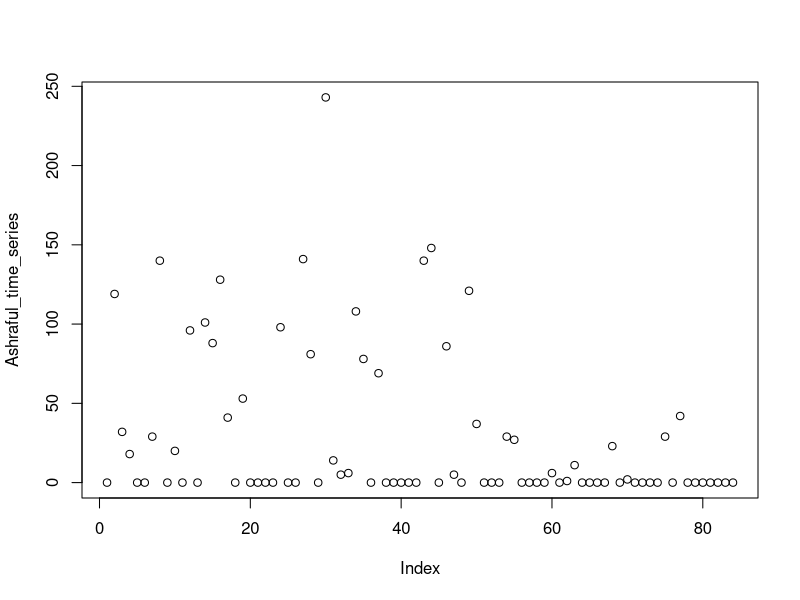
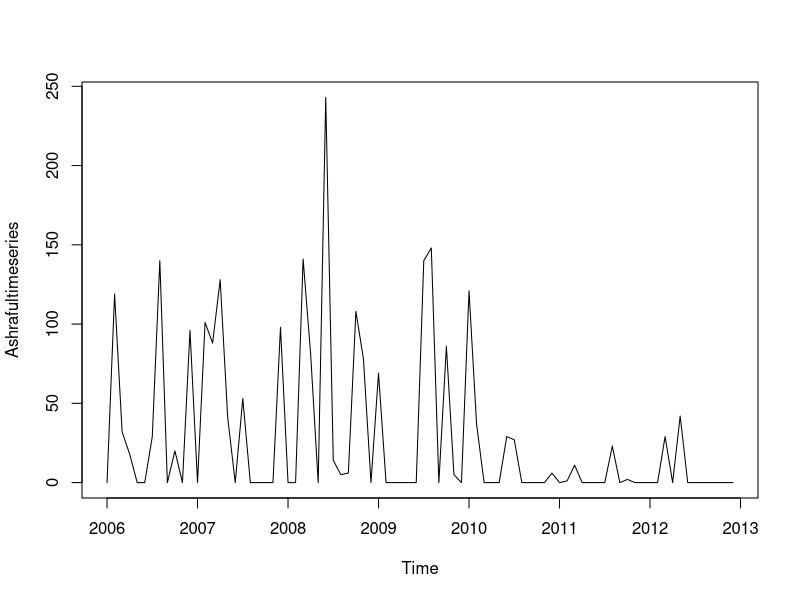
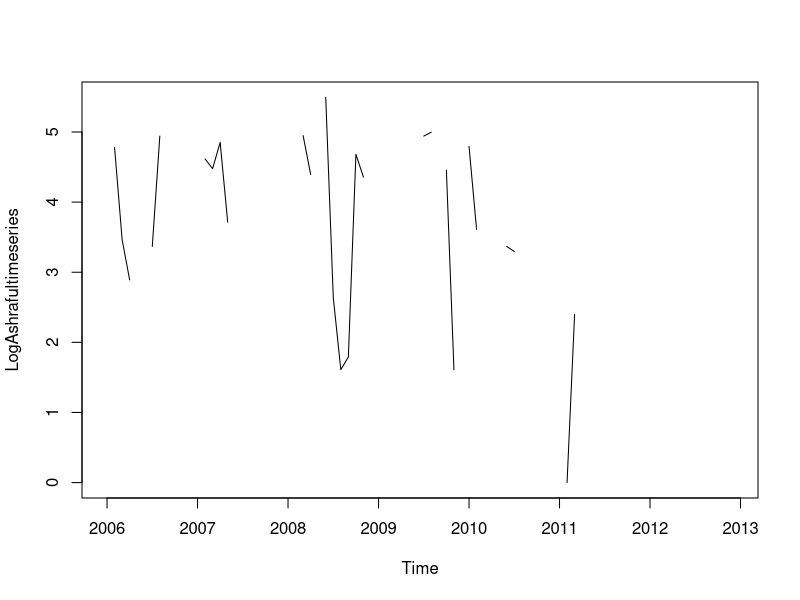
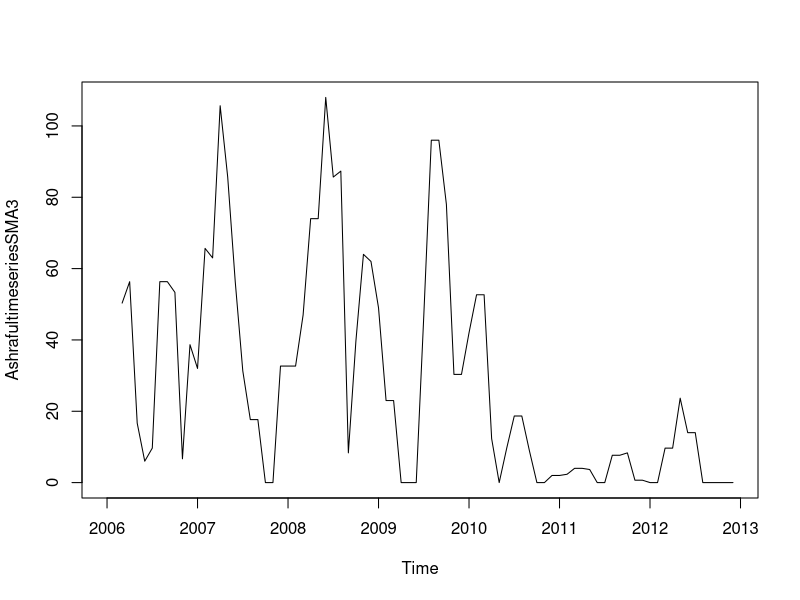
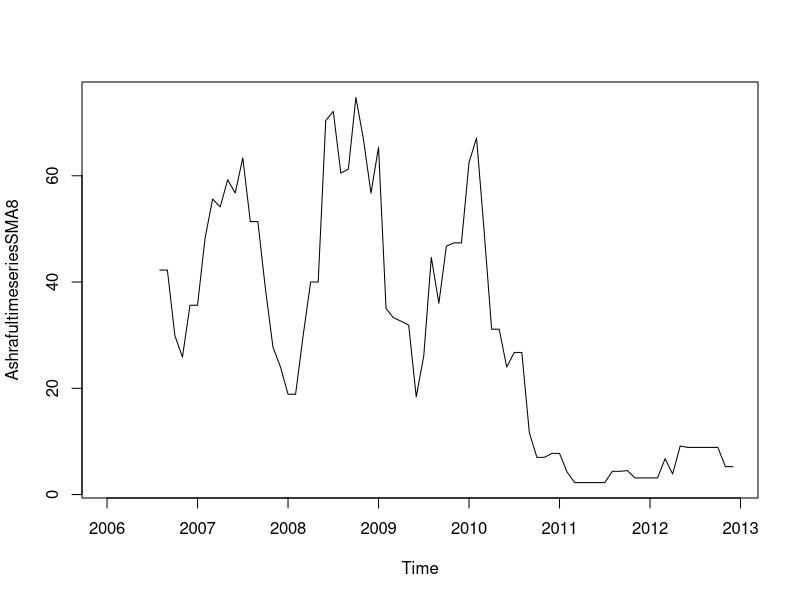
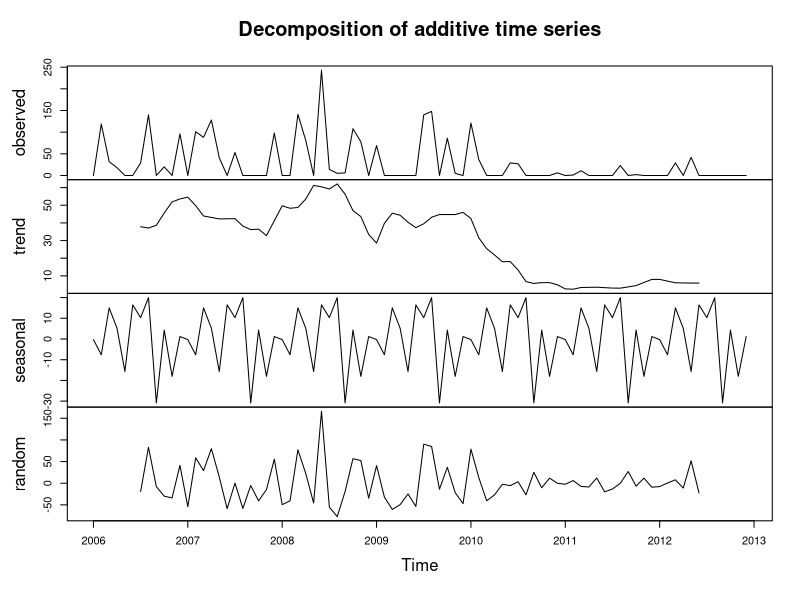
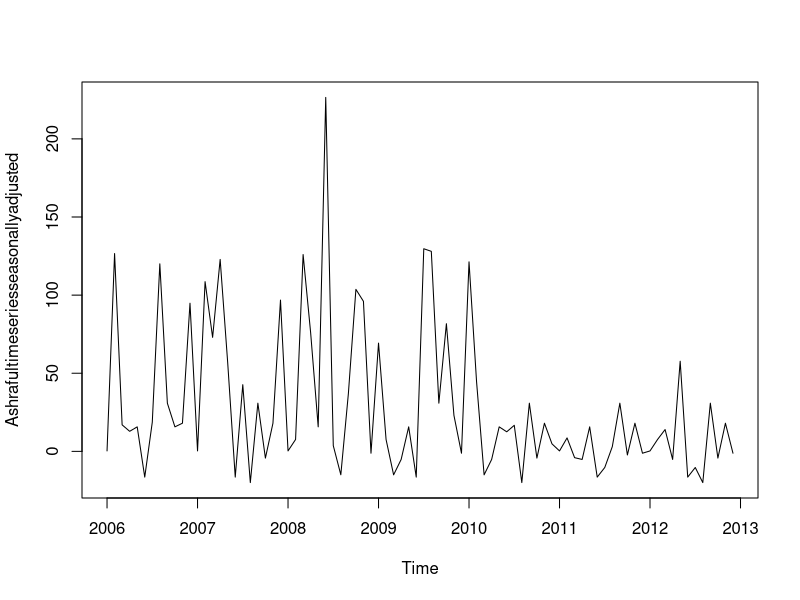

R code for these plots, in order:

#Plotting Time Series
Ashraful_time_series<- c(0,119,32,18,0,0,29,140,0,20,0,96,0,101,88,128,41,0,53,0,0,0,0,98,0,0,141,81,0,243,14,5,6,108,78,0,69,0,0,0,0,0,140,148,0,86,5,0,121,37,0,0,0,29,27,0,0,0,0,6,0,1,11,0,0,0,0,23,0,2,0,0,0,0,29,0,42,0,0,0,0,0,0,0)
print(Ashraful_time_series)
plot(Ashraful_time_series)

Ashrafultimeseries<- ts(Ashraful_time_series,start=c(2006,1),frequency = 12)
print(Ashrafultimeseries)
plot(Ashrafultimeseries)

LogAshrafultimeseries <- log(Ashrafultimeseries)
plot.ts(LogAshrafultimeseries)

#------Decomposing Time Series--------
#Decomposing Non-Seasonal Data

install.packages("TTR")
library(TTR)

AshrafultimeseriesSMA3 <- SMA(Ashrafultimeseries,n=3)
plot(AshrafultimeseriesSMA3)
AshrafultimeseriesSMA8 <- SMA(Ashrafultimeseries,n=8)
plot(AshrafultimeseriesSMA8)

#Decomposing Seasonal Data
Ashrafultimeseriescomponents <- decompose(Ashrafultimeseries)
plot(Ashrafultimeseriescomponents)

#Seasonally Adjusting
Ashrafultimeseriescomponents <- decompose(Ashrafultimeseries)
Ashrafultimeseriesseasonallyadjusted <- Ashrafultimeseries - Ashrafultimeseriescomponents$seasonal
plot(Ashrafultimeseriesseasonallyadjusted)
